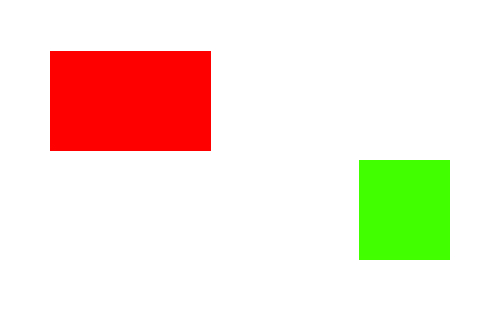
#> input picture arithmetic_operations/img1.jpg, 500 x 320 px
$ python reflection.py
#> lines starting #> are read from the running program, lines starting #| are printed output that depends on the picture
from PIL import Image

def reflect(img, newImg, x0, y0):
    x = -x0
    y = y0
    newImg.putpixel((x,y), img.getpixel((x0,y0)))

img = Image.open('img1.jpg')
#> img is the input picture: PIL image 500x320 RGB; mean R, G, B 244.1, 229.3, 214.8
width, height = img.size
#> width = 500; height = 320

newImg = Image.new(mode = "RGB", size = (width, height))
#> newImg: PIL image 500x320 RGB; every value is 0

for i in range(width):
    for j in range(height):
        reflect(img, newImg, i, j)

newImg.save("img1-reflected.jpg")
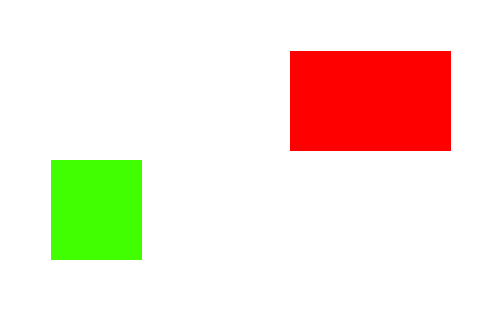
#> saved as img1-reflected.jpg: PIL image 500x320 RGB; mean R, G, B 244.1, 229.3, 214.8

$ run again, with arithmetic_operations/img2.jpg copied over arithmetic_operations/img1.jpg
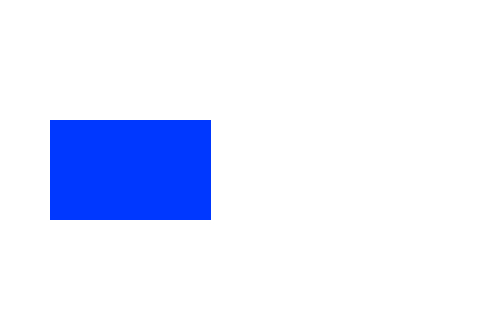
#> input picture arithmetic_operations/img2.jpg, 500 x 320 px
#> img is the input picture: PIL image 500x320 RGB; mean R, G, B 229.3, 235, 255
#> newImg: PIL image 500x320 RGB; every value is 0
#> `newImg.save("img1-reflected.jpg")`:
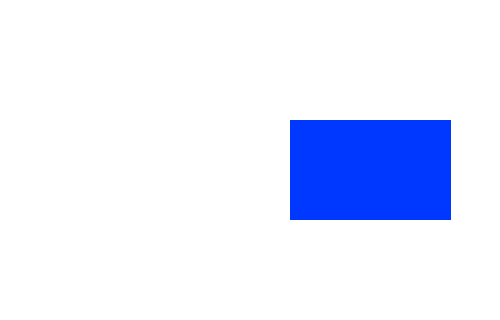
#> saved as img1-reflected.jpg: PIL image 500x320 RGB; mean R, G, B 229.3, 235, 255
